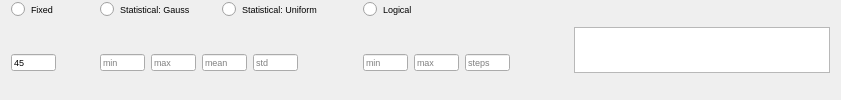
              <widget class="QFrame" name="frame_55">
               <property name="frameShape">
                <enum>QFrame::NoFrame</enum>
               </property>
               <property name="frameShadow">
                <enum>QFrame::Plain</enum>
               </property>
               <layout class="QHBoxLayout" name="horizontalLayout_37">
                <property name="topMargin">
                 <number>0</number>
                </property>
                <property name="bottomMargin">
                 <number>0</number>
                </property>
                <item>
                 <widget class="QFrame" name="frame_56">
                  <property name="frameShape">
                   <enum>QFrame::NoFrame</enum>
                  </property>
                  <property name="frameShadow">
                   <enum>QFrame::Plain</enum>
                  </property>
                  <layout class="QGridLayout" name="gridLayout_24">
                   <property name="leftMargin">
                    <number>0</number>
                   </property>
                   <property name="topMargin">
                    <number>0</number>
                   </property>
                   <property name="bottomMargin">
                    <number>0</number>
                   </property>
                   <item row="0" column="0">
                    <widget class="QRadioButton" name="radio_fix_alia">
                     <property name="font">
                      <font>
                       <pointsize>7</pointsize>
                      </font>
                     </property>
                     <property name="text">
                      <string>Fixed</string>
                     </property>
                     <property name="iconSize">
                      <size>
                       <width>12</width>
                       <height>12</height>
                      </size>
                     </property>
                     <attribute name="buttonGroup">
                      <string notr="true">buttonGroup_8</string>
                     </attribute>
                    </widget>
                   </item>
                   <item row="0" column="3">
                    <widget class="QRadioButton" name="radio_log_alia">
                     <property name="font">
                      <font>
                       <pointsize>7</pointsize>
                      </font>
                     </property>
                     <property name="text">
                      <string>Logical</string>
                     </property>
                     <attribute name="buttonGroup">
                      <string notr="true">buttonGroup_8</string>
                     </attribute>
                    </widget>
                   </item>
                   <item row="1" column="4">
                    <spacer name="horizontalSpacer_39">
                     <property name="orientation">
                      <enum>Qt::Horizontal</enum>
                     </property>
                     <property name="sizeHint" stdset="0">
                      <size>
                       <width>40</width>
                       <height>20</height>
                      </size>
                     </property>
                    </spacer>
                   </item>
                   <item row="1" column="0">
                    <widget class="QFrame" name="frame_57">
                     <property name="frameShape">
                      <enum>QFrame::NoFrame</enum>
                     </property>
                     <property name="frameShadow">
                      <enum>QFrame::Plain</enum>
                     </property>
                     <layout class="QHBoxLayout" name="horizontalLayout_38">
                      <property name="leftMargin">
                       <number>0</number>
                      </property>
                      <property name="topMargin">
                       <number>0</number>
                      </property>
                      <property name="bottomMargin">
                       <number>0</number>
                      </property>
                      <item>
                       <widget class="QLineEdit" name="txt_fix_alia">
                        <property name="maximumSize">
                         <size>
                          <width>45</width>
                          <height>17</height>
                         </size>
                        </property>
                        <property name="font">
                         <font>
                          <pointsize>7</pointsize>
                         </font>
                        </property>
                        <property name="text">
                         <string>45</string>
                        </property>
                        <property name="placeholderText">
                         <string>value</string>
                        </property>
                       </widget>
                      </item>
                      <item>
                       <spacer name="horizontalSpacer_40">
                        <property name="orientation">
                         <enum>Qt::Horizontal</enum>
                        </property>
                        <property name="sizeType">
                         <enum>QSizePolicy::Maximum</enum>
                        </property>
                        <property name="sizeHint" stdset="0">
                         <size>
                          <width>20</width>
                          <height>20</height>
                         </size>
                        </property>
                       </spacer>
                      </item>
                     </layout>
                    </widget>
                   </item>
                   <item row="1" column="3">
                    <widget class="QFrame" name="frame_58">
                     <property name="frameShape">
                      <enum>QFrame::NoFrame</enum>
                     </property>
                     <property name="frameShadow">
                      <enum>QFrame::Plain</enum>
                     </property>
                     <layout class="QHBoxLayout" name="horizontalLayout_39">
                      <property name="leftMargin">
                       <number>0</number>
                      </property>
                      <property name="topMargin">
                       <number>0</number>
                      </property>
                      <property name="bottomMargin">
                       <number>0</number>
                      </property>
                      <item>
                       <widget class="QLineEdit" name="txt_log_min_alia">
                        <property name="maximumSize">
                         <size>
                          <width>45</width>
                          <height>17</height>
                         </size>
                        </property>
                        <property name="font">
                         <font>
                          <pointsize>7</pointsize>
                         </font>
                        </property>
                        <property name="placeholderText">
                         <string>min</string>
                        </property>
                       </widget>
                      </item>
                      <item>
                       <widget class="QLineEdit" name="txt_log_max_alia">
                        <property name="maximumSize">
                         <size>
                          <width>45</width>
                          <height>17</height>
                         </size>
                        </property>
                        <property name="font">
                         <font>
                          <pointsize>7</pointsize>
                         </font>
                        </property>
                        <property name="placeholderText">
                         <string>max</string>
                        </property>
                       </widget>
                      </item>
                      <item>
                       <widget class="QLineEdit" name="txt_log_steps_alia">
                        <property name="maximumSize">
                         <size>
                          <width>45</width>
                          <height>17</height>
                         </size>
                        </property>
                        <property name="font">
                         <font>
                          <pointsize>7</pointsize>
                         </font>
                        </property>
                        <property name="placeholderText">
                         <string>steps</string>
                        </property>
                       </widget>
                      </item>
                     </layout>
                    </widget>
                   </item>
                   <item row="0" column="1">
                    <widget class="QFrame" name="frame_59">
                     <property name="frameShape">
                      <enum>QFrame::NoFrame</enum>
                     </property>
                     <property name="frameShadow">
                      <enum>QFrame::Plain</enum>
                     </property>
                     <layout class="QHBoxLayout" name="horizontalLayout_40">
                      <property name="topMargin">
                       <number>0</number>
                      </property>
                      <property name="bottomMargin">
                       <number>0</number>
                      </property>
                      <item>
                       <widget class="QRadioButton" name="radio_gauss_alia">
                        <property name="font">
                         <font>
                          <pointsize>7</pointsize>
                         </font>
                        </property>
                        <property name="text">
                         <string>Statistical: Gauss</string>
                        </property>
                        <attribute name="buttonGroup">
                         <string notr="true">buttonGroup_8</string>
                        </attribute>
                       </widget>
                      </item>
                      <item>
                       <widget class="QRadioButton" name="radio_uni_alia">
                        <property name="font">
                         <font>
                          <pointsize>7</pointsize>
                         </font>
                        </property>
                        <property name="text">
                         <string>Statistical: Uniform</string>
                        </property>
                        <attribute name="buttonGroup">
                         <string notr="true">buttonGroup_8</string>
                        </attribute>
                       </widget>
                      </item>
                      <item>
                       <spacer name="horizontalSpacer_41">
                        <property name="orientation">
                         <enum>Qt::Horizontal</enum>
                        </property>
                        <property name="sizeType">
                         <enum>QSizePolicy::Maximum</enum>
                        </property>
                        <property name="sizeHint" stdset="0">
                         <size>
                          <width>10</width>
                          <height>20</height>
                         </size>
                        </property>
                       </spacer>
                      </item>
                     </layout>
                    </widget>
                   </item>
                   <item row="1" column="1">
                    <widget class="QFrame" name="frame_60">
                     <property name="frameShape">
                      <enum>QFrame::NoFrame</enum>
                     </property>
                     <property name="frameShadow">
                      <enum>QFrame::Plain</enum>
                     </property>
                     <layout class="QGridLayout" name="gridLayout_25">
                      <property name="leftMargin">
                       <number>9</number>
                      </property>
                      <property name="topMargin">
                       <number>0</number>
                      </property>
                      <property name="bottomMargin">
                       <number>0</number>
                      </property>
                      <item row="0" column="0">
                       <widget class="QLineEdit" name="txt_gauss_min_alia">
                        <property name="maximumSize">
                         <size>
                          <width>45</width>
                          <height>17</height>
                         </size>
                        </property>
                        <property name="font">
                         <font>
                          <pointsize>7</pointsize>
                         </font>
                        </property>
                        <property name="placeholderText">
                         <string>min</string>
                        </property>
                       </widget>
                      </item>
                      <item row="0" column="1">
                       <widget class="QLineEdit" name="txt_gauss_max_alia">
                        <property name="maximumSize">
                         <size>
                          <width>45</width>
                          <height>17</height>
                         </size>
                        </property>
                        <property name="font">
                         <font>
                          <pointsize>7</pointsize>
                         </font>
                        </property>
                        <property name="placeholderText">
                         <string>max</string>
                        </property>
                       </widget>
                      </item>
                      <item row="0" column="3">
                       <widget class="QLineEdit" name="txt_gauss_std_alia">
                        <property name="maximumSize">
                         <size>
                          <width>45</width>
                          <height>17</height>
                         </size>
                        </property>
                        <property name="font">
                         <font>
                          <pointsize>7</pointsize>
                         </font>
                        </property>
                        <property name="placeholderText">
                         <string>std</string>
                        </property>
                       </widget>
                      </item>
                      <item row="0" column="2">
                       <widget class="QLineEdit" name="txt_gauss_mean_alia">
                        <property name="maximumSize">
                         <size>
                          <width>45</width>
                          <height>17</height>
                         </size>
                        </property>
                        <property name="font">
                         <font>
                          <pointsize>7</pointsize>
                         </font>
                        </property>
                        <property name="placeholderText">
                         <string>mean</string>
                        </property>
                       </widget>
                      </item>
                      <item row="0" column="4">
                       <spacer name="horizontalSpacer_42">
                        <property name="orientation">
                         <enum>Qt::Horizontal</enum>
                        </property>
                        <property name="sizeType">
                         <enum>QSizePolicy::Maximum</enum>
                        </property>
                        <property name="sizeHint" stdset="0">
                         <size>
                          <width>50</width>
                          <height>20</height>
                         </size>
                        </property>
                       </spacer>
                      </item>
                     </layout>
                    </widget>
                   </item>
                  </layout>
                 </widget>
                </item>
                <item>
                 <widget class="PlotWidget" name="viewALIA">
                  <property name="sizePolicy">
                   <sizepolicy hsizetype="Expanding" vsizetype="Fixed">
                    <horstretch>0</horstretch>
                    <verstretch>0</verstretch>
                   </sizepolicy>
                  </property>
                  <property name="maximumSize">
                   <size>
                    <width>16777215</width>
                    <height>46</height>
                   </size>
                  </property>
                  <property name="styleSheet">
                   <string notr="true">border-right-color: rgb(255, 255, 127);</string>
                  </property>
                 </widget>
                </item>
               </layout>
              </widget>
